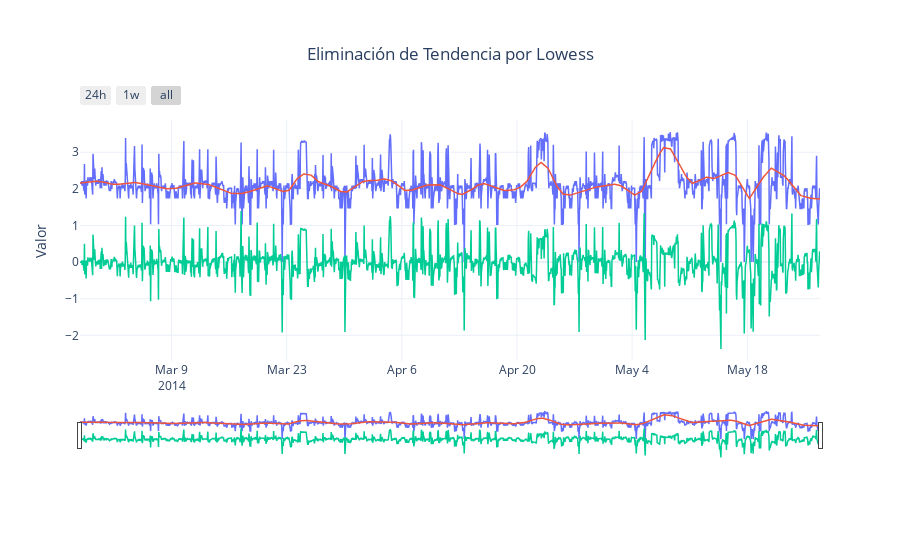

Notebook cell for this chart:
### Code cell
# Traemos las columnas calculadas en R
df['Trend'] = %R df_r$Trend
df['Trend_Removed'] = %R df_r$Trend_Removed

plot_('Eliminación de Tendencia por Lowess', 
      (df.index, df["BoxCox_Consumo"], "BoxCox"),
      (df.index, df["Trend"], "Tendencia Suavizada"),
      (df.index, df["Trend_Removed"], "Sin Tendencia (Residuo)"))

### Figure 1 — Plotly figure (JSON) as saved in the notebook; plotly's stock layout.template omitted (floating-point values rounded to 4 significant figures; data arrays with more than 128 entries replaced by an {"elided": "..."} marker saying what was removed)
{"data": [{"line": {"width": 1.5}, "mode": "lines", "name": "BoxCox", "type": "scatter", "x": {"elided": "2160 str values"}, "y": {"elided": "2160 float values"}}, {"line": {"width": 1.5}, "mode": "lines", "name": "Tendencia Suavizada", "type": "scatter", "x": {"elided": "2160 str values"}, "y": {"elided": "2160 float values"}}, {"line": {"width": 1.5}, "mode": "lines", "name": "Sin Tendencia (Residuo)", "type": "scatter", "x": {"elided": "2160 str values"}, "y": {"elided": "2160 float values"}}], "layout": {"legend": {"orientation": "h", "x": 0.5, "xanchor": "center", "y": -0.3, "yanchor": "top"}, "margin": {"b": 100, "t": 120}, "title": {"text": "Eliminación de Tendencia por Lowess", "x": 0.5, "xanchor": "center"}, "xaxis": {"rangeselector": {"buttons": [{"count": 24, "label": "24h", "step": "hour", "stepmode": "backward"}, {"count": 7, "label": "1w", "step": "day", "stepmode": "backward"}, {"step": "all"}], "x": 0, "y": 1.05}, "rangeslider": {"visible": true}, "type": "date"}, "yaxis": {"autorange": true, "title": {"text": "Valor"}}}}
